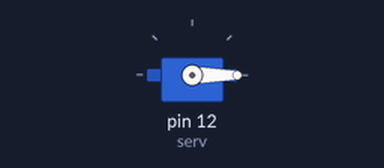
A sketch run on a simulated Arduino Uno, built with avr-gcc and run on an emulated ATmega328P. Parts: servo.

Above: at 0.05 s.
Timing chart, 0 to 4.6 s (numbered marks = the images above):
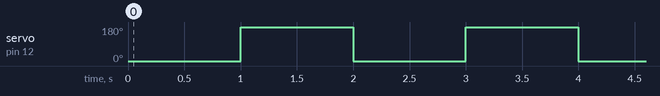

The sketch:

Servomotor.ino
```cpp
#include <Servo.h>

Servo serv;

void setup() {

  serv.attach(12);

}


void loop() {

  //sg90
  serv.write(0);
  delay(1000);

  serv.write(180);
  delay(1000);


}
```

Measured:
- by itself, servo on pin 12 (serv): alternates 180° for 1.0 s and 0° for 1.0 s
